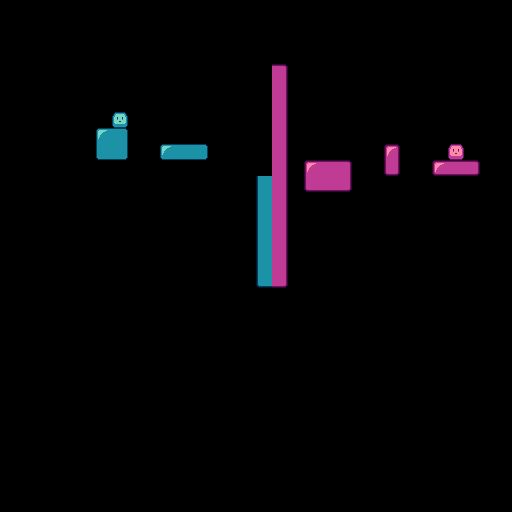

This is a level from a 2D game, rendered from its Tiled map with the project's own tilesets. A one-line summary and the complete map file follow:
An orthogonal 32x32 tile map with 16x16 px tiles, 1 tile layer (Tile Layer 1).

<map version="1.4" tiledversion="2021.01.13" orientation="orthogonal" renderorder="left-down" width="32" height="32" tilewidth="16" tileheight="16" infinite="0" nextlayerid="2" nextobjectid="1">
 <tileset firstgid="1" source="spritesheet.tsx" />
 <layer id="1" name="Tile Layer 1" width="32" height="32">
  <data encoding="csv">
0,0,0,0,0,0,0,0,0,0,0,0,0,0,0,0,0,0,0,0,0,0,0,0,0,0,0,0,0,0,0,0,
0,0,0,0,0,0,0,0,0,0,0,0,0,0,0,0,0,0,0,0,0,0,0,0,0,0,0,0,0,0,0,0,
0,0,0,0,0,0,0,0,0,0,0,0,0,0,0,0,0,0,0,0,0,0,0,0,0,0,0,0,0,0,0,0,
0,0,0,0,0,0,0,0,0,0,0,0,0,0,0,0,0,0,0,0,0,0,0,0,0,0,0,0,0,0,0,0,
0,0,0,0,0,0,0,0,0,0,0,0,0,0,0,0,45,39,0,0,0,0,0,0,0,0,0,0,0,0,0,0,
0,0,0,0,0,0,0,0,0,0,0,0,0,0,0,0,61,55,0,0,0,0,0,0,0,0,0,0,0,0,0,0,
0,0,0,0,0,0,0,0,0,0,0,0,0,0,0,0,61,55,0,0,0,0,0,0,0,0,0,0,0,0,0,0,
0,0,0,0,0,0,0,1,0,0,0,0,0,0,0,0,61,55,0,0,0,0,0,0,0,0,0,0,0,0,0,0,
0,0,0,0,0,0,198,200,0,0,0,0,0,0,0,100,61,55,0,0,0,0,0,0,0,0,0,0,0,0,0,0,
0,0,0,0,0,0,230,232,0,0,246,247,248,0,0,100,61,55,0,0,0,0,0,0,40,0,0,0,5,0,0,0,
0,0,0,0,0,0,0,0,0,0,0,0,0,0,0,100,61,55,0,37,38,39,0,0,72,0,0,85,86,87,0,0,
0,0,0,0,0,0,0,0,0,0,0,0,0,0,0,100,49,55,0,69,70,71,0,0,0,0,0,0,0,0,0,0,
0,0,0,0,0,0,0,0,0,0,0,0,0,0,0,100,49,55,0,0,0,0,0,0,0,0,0,0,0,0,0,0,
0,0,0,0,0,0,0,0,0,0,0,0,0,0,0,100,49,55,0,0,0,0,0,0,0,0,0,0,0,0,0,0,
0,0,0,0,0,0,0,0,0,0,0,0,0,0,0,0,49,55,0,0,0,0,0,0,0,0,0,0,0,0,0,0,
0,0,0,0,0,0,0,0,0,0,0,0,0,0,0,0,49,55,0,0,0,0,0,0,0,0,0,0,0,0,0,0,
0,0,0,0,0,0,0,0,0,0,0,0,0,0,0,0,49,55,0,0,0,0,0,0,0,0,0,0,0,0,0,0,
0,0,0,0,0,0,0,0,0,0,0,0,0,0,0,0,65,71,0,0,0,0,0,0,0,0,0,0,0,0,0,0,
0,0,0,0,0,0,0,0,0,0,0,0,0,0,0,0,0,0,0,0,0,0,0,0,0,0,0,0,0,0,0,0,
0,0,0,0,0,0,0,0,0,0,0,0,0,0,0,0,0,0,0,0,0,0,0,0,0,0,0,0,0,0,0,0,
0,0,0,0,0,0,0,0,0,0,0,0,0,0,0,0,0,0,0,0,0,0,0,0,0,0,0,0,0,0,0,0,
0,0,0,0,0,0,0,0,0,0,0,0,0,0,0,0,0,0,0,0,0,0,0,0,0,0,0,0,0,0,0,0,
0,0,0,0,0,0,0,0,0,0,0,0,0,0,0,0,0,0,0,0,0,0,0,0,0,0,0,0,0,0,0,0,
0,0,0,0,0,0,0,0,0,0,0,0,0,0,0,0,0,0,0,0,0,0,0,0,0,0,0,0,0,0,0,0,
0,0,0,0,0,0,0,0,0,0,0,0,0,0,0,0,0,0,0,0,0,0,0,0,0,0,0,0,0,0,0,0,
0,0,0,0,0,0,0,0,0,0,0,0,0,0,0,0,0,0,0,0,0,0,0,0,0,0,0,0,0,0,0,0,
0,0,0,0,0,0,0,0,0,0,0,0,0,0,0,0,0,0,0,0,0,0,0,0,0,0,0,0,0,0,0,0,
0,0,0,0,0,0,0,0,0,0,0,0,0,0,0,0,0,0,0,0,0,0,0,0,0,0,0,0,0,0,0,0,
0,0,0,0,0,0,0,0,0,0,0,0,0,0,0,0,0,0,0,0,0,0,0,0,0,0,0,0,0,0,0,0,
0,0,0,0,0,0,0,0,0,0,0,0,0,0,0,0,0,0,0,0,0,0,0,0,0,0,0,0,0,0,0,0,
0,0,0,0,0,0,0,0,0,0,0,0,0,0,0,0,0,0,0,0,0,0,0,0,0,0,0,0,0,0,0,0,
0,0,0,0,0,0,0,0,0,0,0,0,0,0,0,0,0,0,0,0,0,0,0,0,0,0,0,0,0,0,0,0
</data>
 </layer>
</map>
